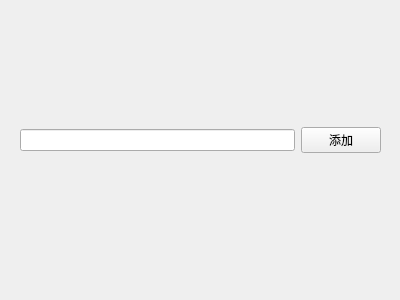
<?xml version="1.0" encoding="UTF-8"?>
<ui version="4.0">
 <class>AddFriend</class>
 <widget class="QWidget" name="AddFriend">
  <property name="geometry">
   <rect>
    <x>0</x>
    <y>0</y>
    <width>400</width>
    <height>300</height>
   </rect>
  </property>
  <property name="windowTitle">
   <string>Form</string>
  </property>
  <widget class="QWidget" name="">
   <property name="geometry">
    <rect>
     <x>20</x>
     <y>100</y>
     <width>361</width>
     <height>81</height>
    </rect>
   </property>
   <layout class="QHBoxLayout" name="horizontalLayout">
    <item>
     <widget class="QLineEdit" name="lineEdit"/>
    </item>
    <item>
     <widget class="QPushButton" name="pushButton">
      <property name="text">
       <string>添加</string>
      </property>
     </widget>
    </item>
   </layout>
  </widget>
 </widget>
 <resources/>
 <connections/>
</ui>
